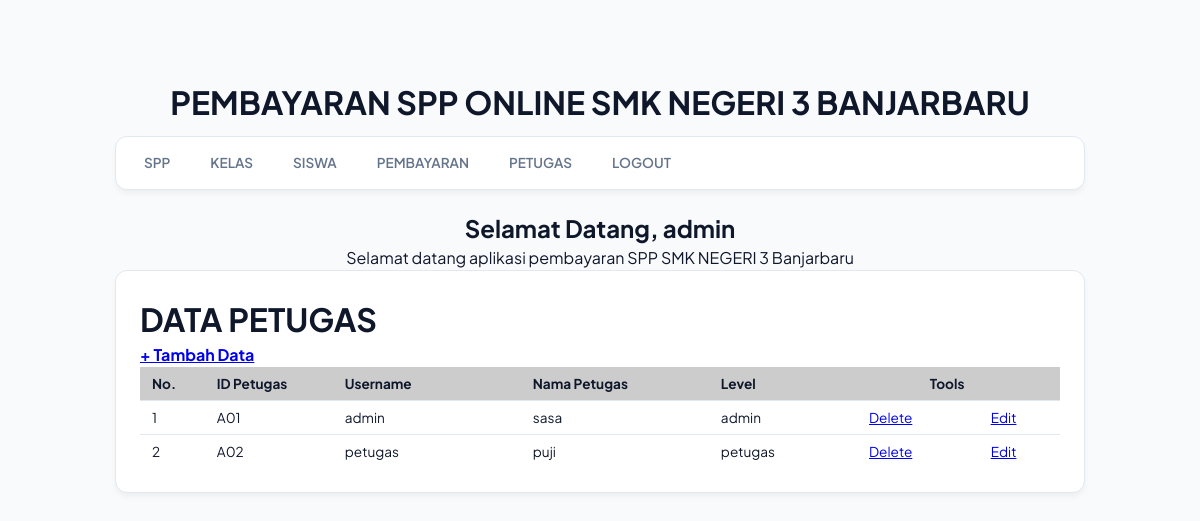
Screenshot of /spp_oyan/admin/halaman_admin.php?open=data_petugas (signed in) with the database file from the repository.
### tables this page shows
CREATE TABLE `petugas` (
  `id_petugas` varchar(5) NOT NULL,
  `username` varchar(25) NOT NULL,
  `password` varchar(32) NOT NULL,
  `nama_petugas` varchar(35) NOT NULL,
  `level` enum('admin','petugas','','') NOT NULL
);

### spp_oyan/admin/data_petugas.php (the view)
<?php
include_once "../src/koneksi.php";
?>
<h1><b>DATA PETUGAS </b></h1>
<h4> <a href="?open=tambah_petugas">+ Tambah Data</a> </h3>
<table cellspacing="1" cellpadding="3">
  <tr>
    <td width="5%" bgcolor="#CCCCCC"><b>No.</b></td>
    <td width="10%" bgcolor="#CCCCCC"><b>ID Petugas</b></td>
    <td width="15%" bgcolor="#CCCCCC"><b>Username</b></td>
    <td width="15%" bgcolor="#CCCCCC"><b>Nama Petugas </b></td>
    <td width="10%" bgcolor="#CCCCCC"><b>Level</b></td>
    <td colspan="2" align="center" bgcolor="#CCCCCC"><b>Tools</b></td>
  </tr>
<?php
$sql = mysqli_query($koneksi, "SELECT * FROM petugas order by id_petugas ASC");
$nomor = 0;
while ($data = mysqli_fetch_array($sql)) {
    $nomor++;
?>
<tr>
    <td><?php echo $nomor; ?> </td>
    <td><?php echo $data['id_petugas']; ?> </td>
    <td><?php echo $data['username']; ?> </td>
    <td><?php echo $data['nama_petugas']; ?> </td>
    <td><?php echo $data['level']; ?> </td>
    <td width="9%" align="center"><a href="?open=hapus_petugas&id_petugas=<?php echo $data['id_petugas']; ?>"
      target="_self" onclick="return confirm('YAKIN INGIN MENGHAPUS DATA PETUGAS INI ... ?')"> Delete</a></td>
    <td width="9%" align="center"><a href="?open=edit_petugas&id_petugas=<?php echo $data['id_petugas'] ?>"
      target="_self">Edit</a></td>
  </tr>
<?php } ?>
</table>

### spp_oyan/src/style.css (style rules this page uses)
:root { --primary: #4f46e5; --bg-main: #f8fafc; --card-bg: #ffffff; --text-dark: #0f172a; --text-muted: #64748b; --border-color: #e2e8f0; --radius: 12px; --shadow: 0 4px 6px -1px rgba(0, 0, 0, 0.05); }
* { box-sizing: border-box; margin: 0; padding: 0; }
body { background-color: var(--bg-main); font-family: 'Plus Jakarta Sans', sans-serif; color: var(--text-dark); line-height: 1.5; padding-bottom: 40px; }
table { width: 100%; border-collapse: collapse; background: var(--card-bg); text-align: left; font-size: 0.85rem; }
td { padding: 8px 12px; border-bottom: 1px solid var(--border-color); color: var(--text-dark); white-space: nowrap; }
tr:last-child td { border-bottom: none; }

### rows the page displays
petugas: id_petugas "A01", username "admin", nama_petugas "sasa", level "admin"
petugas: id_petugas "A02", username "petugas", nama_petugas "puji", level "petugas"

### other values shown
$_SESSION['username'] "admin"
